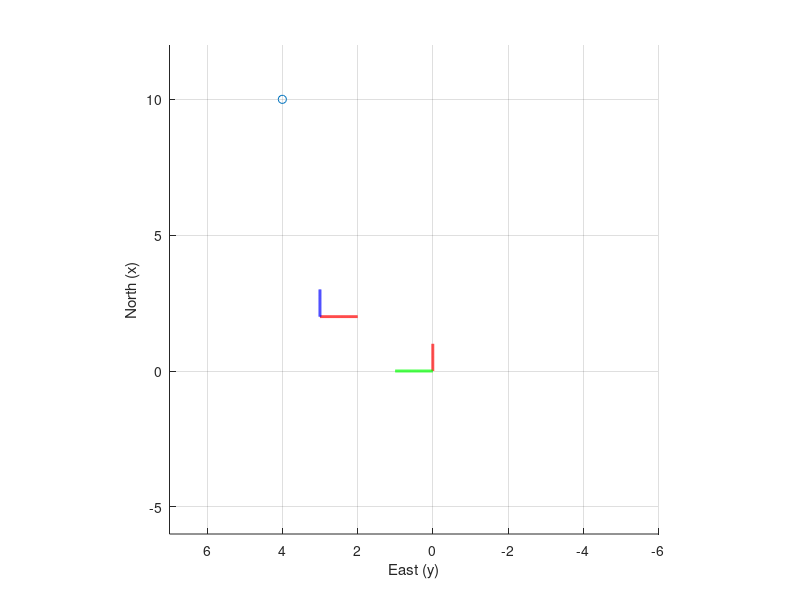

MATLAB code for this plot:
function rotations
    clf
    % Definitions
    % -----------
    % Fi: inertial frame (0, 0, 0)
    % Fc: camera frame Fc = Ri_to_c*Fi + tc_ic

    % location of the inertial frame origin
    Fi = [0; 0; 0];

    % Relationship of Fc to Fi
    Ri_to_c = [0 -1 0; 0 0 -1; 1 0 0];
    % define translation in inertial frame and then rotate to express in Fc
    tc_ic = Ri_to_c*[2; 3; 0];

    % Definition of camera frame
    Fc = Ri_to_c*Fi + tc_ic;
    
    % Plot Coordinate Frames
    plotCoordinateFrame(Fi);
    plotCoordinateFrame(Fc, Ri_to_c');
    view(-90, 90);

    % 3D Point expressed in the inertial frame
    Pi = [10; 4; 0];
    plotPointInFrame(Pi);
    
    Pc = Ri_to_c*(Pi - [2; 3; 0])
end

function plotCoordinateFrame(frame, R)
%PLOTCOORDINATEFRAME Plot a coordinate frame origin and orientation
%   Coordinate frames have a origin and an orientation. This function draws
%   the coordinate axes in a common frame.


    if nargin == 1, R = eye(3); end

    % Create coordinate axes starting at 0
    kk = linspace(0,1,100);
    CX = [kk; zeros(1,length(kk)); zeros(1,length(kk))];
    CY = [zeros(1,length(kk)); kk; zeros(1,length(kk))];
    CZ = [zeros(1,length(kk)); zeros(1,length(kk)); kk];
    
    % Center the origin of the coordinate system according to `frame`
    CX = repmat(frame, 1, size(CX,2)) + CX;
    CY = repmat(frame, 1, size(CY,2)) + CY;
    CZ = repmat(frame, 1, size(CZ,2)) + CZ;
    
    % Transform using the rotation and translation that 
    CX = R*CX;
    CY = R*CY;
    CZ = R*CZ;
    
    % Plot the axes
    hold on; ls = '-';
    plot3(CX(1,:), CX(2,:), CX(3,:),'color','r','linewidth',2,'linestyle',ls);
    plot3(CY(1,:), CY(2,:), CY(3,:),'color','g','linewidth',2,'linestyle',ls);
    plot3(CZ(1,:), CZ(2,:), CZ(3,:),'color','b','linewidth',2,'linestyle',ls);
    
    % Margin on axis
    adjustAxis(CX, CY, CZ);
    view(-30, 30); axis square; grid on;
    xlabel('North (x)'); ylabel('East (y)'); zlabel('-Down (-z)')

end

function plotPointInFrame(pt, frame)
%PLOTPOINTINFRAME Plot a 3D point in the given coordinate frame

    scatter3(pt(1), pt(2), pt(3));
    
    adjustAxis(pt(1), pt(2), pt(3));
end

function adjustAxis(x, y, z)
%ADJUSTAXIS Just keep the size of the axes big enough for current data

    ax = axis;
    x = [min(x(:)) max(x(:)) ax(1) ax(2)];
    y = [min(y(:)) max(y(:)) ax(3) ax(4)];
    if length(ax) == 6
        z = [min(z(:)) max(z(:)) ax(5) ax(6)];
    end

    % Margin on axis
    m = 2;
    axis([min(x(:))-m  max(x(:))+m  min(y(:))-m  max(y(:))+m  min(z(:))-m  max(z(:))+m]);
    axis square;

end